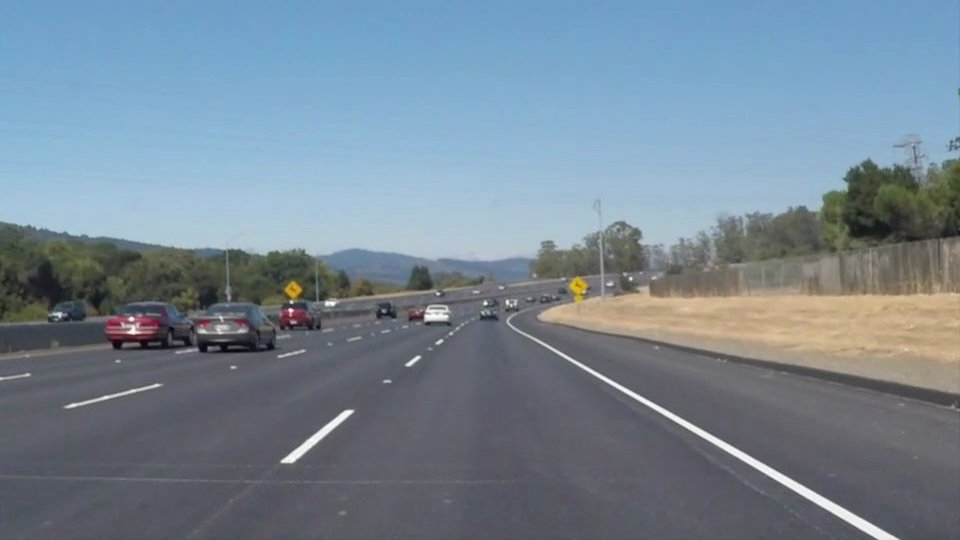
#> input picture ch06/solidWhiteCurve.jpg, 960 x 540 px
$ python curve2-1.py
#> lines starting #> are read from the running program, lines starting #| are printed output that depends on the picture; after the words box and inside, x2 and y2 are one past the last pixel; in counts of white or black regions, pixels touching at a corner belong together
# -*- coding: utf-8 -*-  # 한글 주석쓰려면 이거 해야함; utf-8 Encoding
import cv2 # opencv 사용
import numpy as np
import sys

image = cv2.imread('solidWhiteCurve.jpg') # 이미지 읽기
#> image is the input picture: shape (540, 960, 3); mean B, G, R 148.1, 134.5, 118.5
if image is None:
    print("Image File is not read!")
    sys.exit(-1)

mask = np.copy(image) # image 복사; mask를 뜸

#  BGR 컬러스페이스로 필터링하기 위한 Threshold (제한 값) 설정
blue_threshold = 190
green_threshold = 190
red_threshold = 190

# Threshold 값을 하나의 리스트로 설정
bgr_threshold = [blue_threshold, green_threshold, red_threshold]

# BGR 제한 값보다 작으면 검은색, 크면 흰색
# 스레쉬홀드 = 1 -> 검은색
# image.shape => (540, 960, 3)
# (이미지 세로폭, 가로폭, BGR 채널)
# image[:,:,0] => 이미지의 모든 행, 모든 열, 채널0[B]; 모든 세로, 모든 가로, 흑백
print(image.shape)
#| (540, 960, 3)

# 각 채널 픽셀값이 190보다 작으면 true
temp = (image[:,:,0] < bgr_threshold[0])
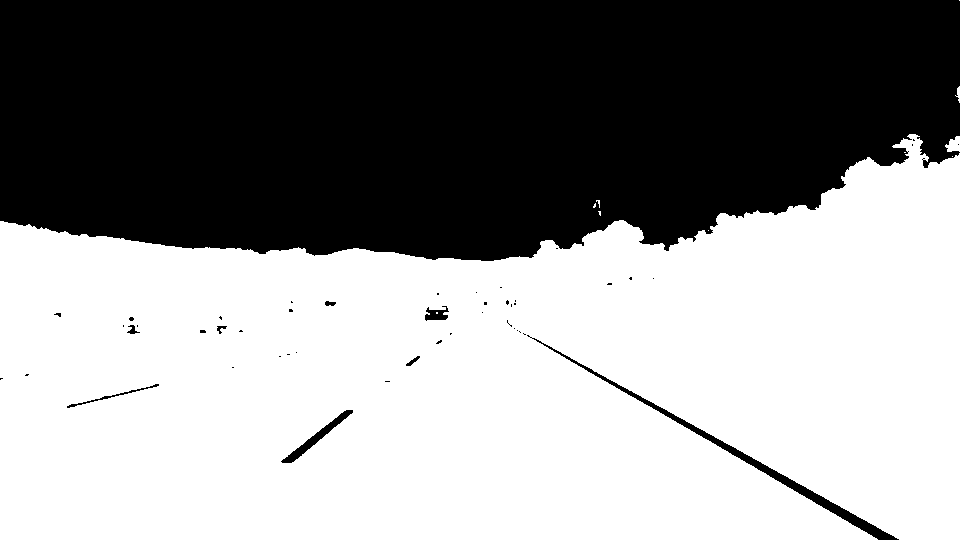
#> temp: shape (540, 960) bool; 56.9% white; 48 black regions (39 under 20 px), largest, box (x1, y1, x2, y2) and area: (0, 0, 960, 261) 219810, (527, 335, 899, 540) 2437, (281, 410, 353, 463) 605
print(temp.shape)
#| (540, 960)
print(temp)
#> (printed output is left out)
np.savetxt("temp.csv", temp, fmt="%d", delimiter=',')

# b 채널 또는 g 채널 또는 r 채널
# BGR 채널 모두 Threshold 값보다 작은 픽셀 값은 True, 이상이면 False로 배열값 저장
thresholds = (image[:,:,0] < bgr_threshold[0]) \
            | (image[:,:,1] < bgr_threshold[1]) \
            | (image[:,:,2] < bgr_threshold[2])
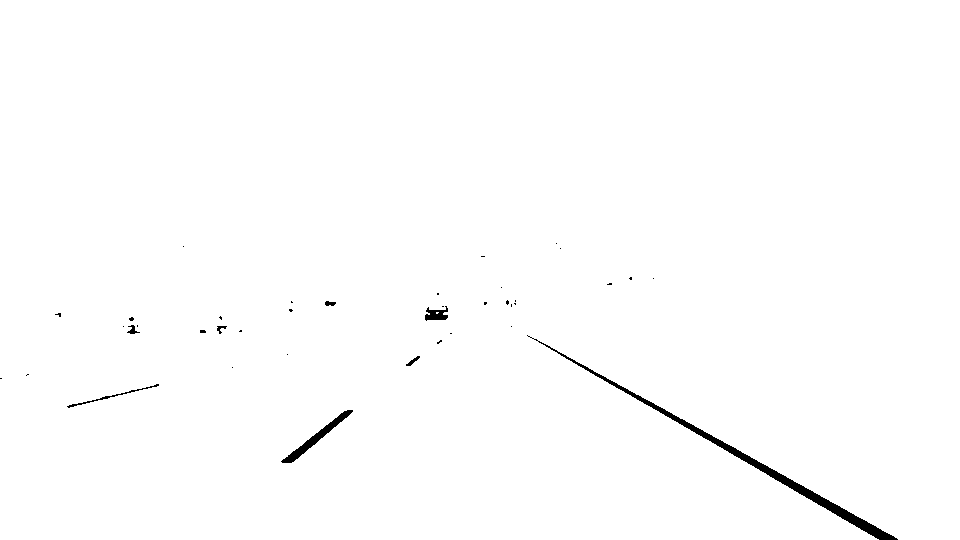
#> thresholds: shape (540, 960) bool; 99.3% white; 39 black regions (31 under 20 px), largest, box (x1, y1, x2, y2) and area: (527, 335, 898, 540) 2379, (281, 410, 353, 463) 590, (425, 306, 448, 321) 208

# mask 배열중 thresholds 값이 True 부분은 픽셀값인 BGR 값을 0, 0, 0으로 설정
mask[thresholds] = [0,0,0]
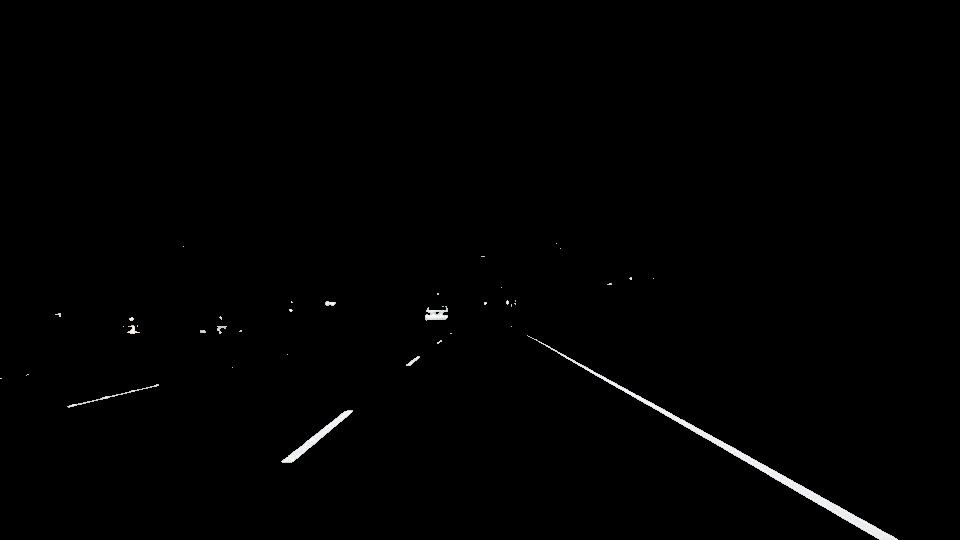
#> mask: shape (540, 960, 3); mean B, G, R 1.6, 1.6, 1.6
np.savetxt("thresholds.csv", thresholds, fmt="%d", delimiter=',')

cv2.imshow('white',mask) # 흰색 추출 이미지 출력
cv2.imshow('result',image) # 이미지 출력
cv2.waitKey()
cv2.destroyAllWindows()
